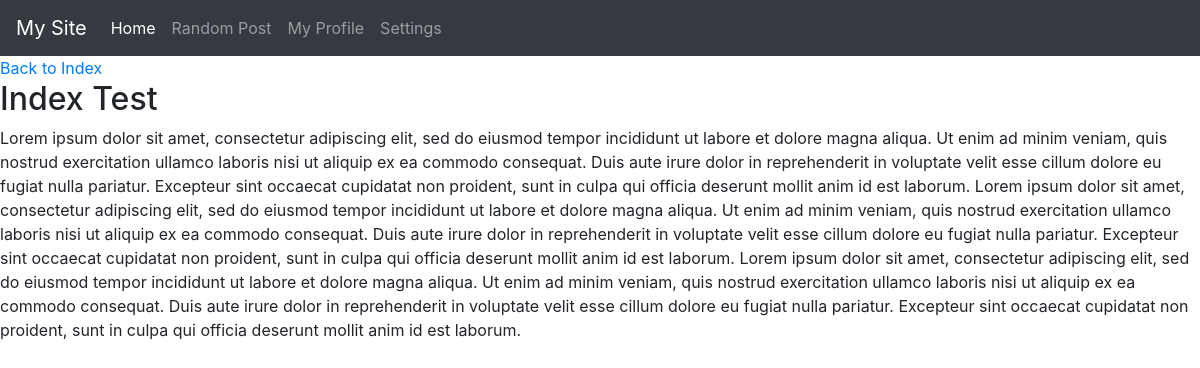
Page /post/index-test on the committed database.
### blog/models.py (models this page shows, shortened)
class Post(models.Model):
    title = models.CharField(max_length=255)
    slug = models.SlugField(max_length=255, unique=True)
    summary = models.CharField(max_length=300)
    content = models.TextField()
    published = models.BooleanField(default=True)
    created = models.DateTimeField(auto_now_add=True)
    image = models.ImageField(upload_to='img', default="placeholder.jpg")
    class Meta:
        ordering = ['-created']

### blog/views.py (the view)
# urls.py: re_path(r'^post/(.*)$', blog_views.post),
def post(request, slug):
    print(slug)
    return render_to_response('post.html', {
        'post': get_object_or_404(Post, slug=slug)
    })

### blog/templates/post.html (shortened to what this page needs)
{% extends 'base.html' %}
{% block content %}
    <a href="/">Back to Index</a>
    <h2>{{ post.title }}</h2>
    <div>
        {{ post.content }}
    </div>
{% endblock %}

### rows in the picture
Post: title "Index Test", content "Lorem ipsum dolor sit amet, consectetur adipiscing elit, sed do eiusmod tempor incididunt ut labore et dolore magna aliqua. Ut enim ad minim veniam, quis nostrud exercitation ullamco laboris nisi ut aliquip ex ea commodo consequat. Duis aute irure dolor in reprehenderit in voluptate velit esse cillum dolore eu fugiat nulla pariatur. Excepteur sint occaecat cupidatat non proident, sunt in culpa qui officia deserunt mollit anim id est laborum. Lorem ipsum dolor sit amet, consectetur adipiscing elit, sed do eiusmod tempor incididunt ut labore et dolore magna aliqua. Ut enim ad minim veniam, quis nostrud exercitation ullamco laboris nisi ut aliquip ex ea commodo consequat. Duis aute irure dolor…"
